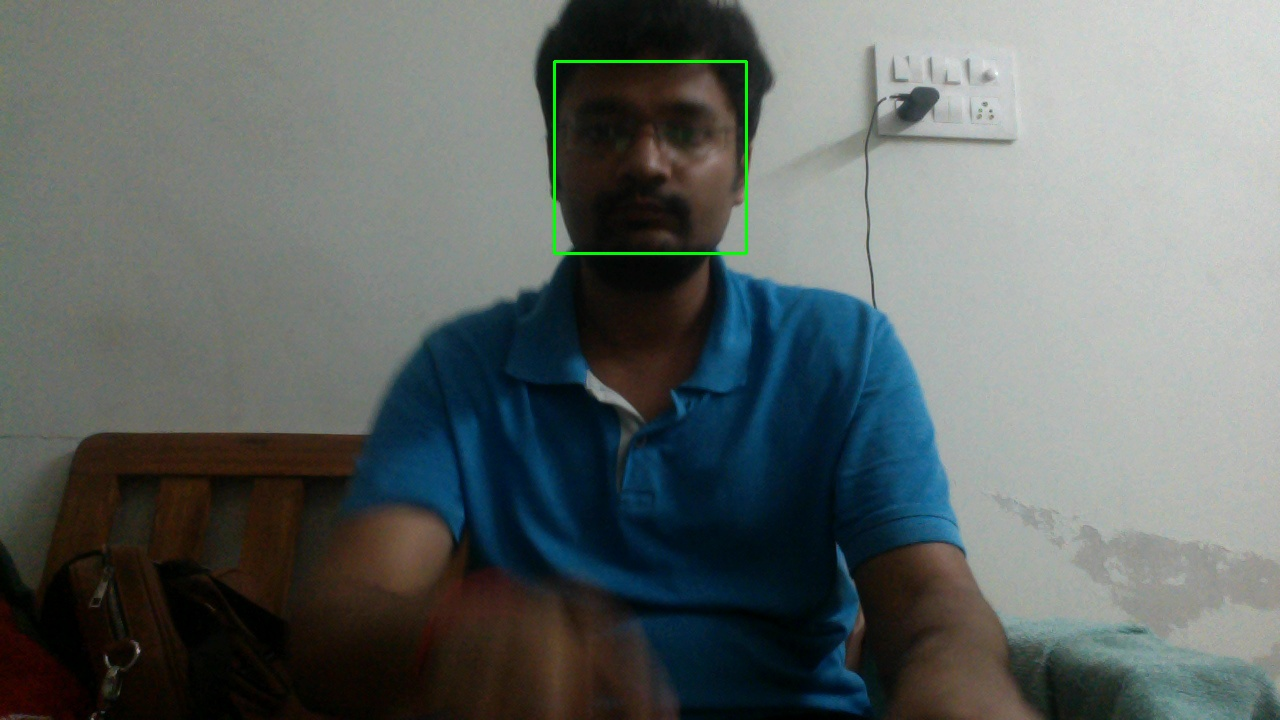
#> input picture test/frame.jpg, 1280 x 720 px
$ python testingImageReadWrite.py
#> lines starting #> are read from the running program, lines starting #| are printed output that depends on the picture
import cv2

file = cv2.imread("frame.jpg")
#> file is the input picture: shape (720, 1280, 3); mean B, G, R 101.6, 103, 96.4
print(file.shape)
#| (720, 1280, 3)
crop_file = file[288:288+384, 563:563+384, :]
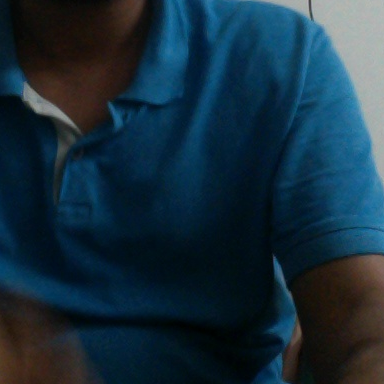
#> crop_file: shape (384, 384, 3); mean B, G, R 60.3, 45.8, 22.8
cv2.imshow("img", crop_file)
k = cv2.waitKey(0)
#> (key Esc is pressed here)
if k == 27:         # wait for ESC key to exit
    cv2.destroyAllWindows()
elif k == ord('s'): # wait for 's' key to save and exit
    cv2.imwrite('messigray.png',file)
    cv2.destroyAllWindows()
